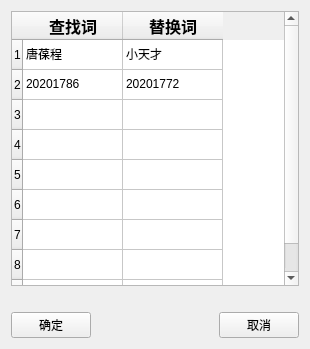
<?xml version="1.0" encoding="UTF-8"?>
<ui version="4.0">
 <class>keywordTableWindow</class>
 <widget class="QWidget" name="keywordTableWindow">
  <property name="geometry">
   <rect>
    <x>0</x>
    <y>0</y>
    <width>310</width>
    <height>349</height>
   </rect>
  </property>
  <property name="maximumSize">
   <size>
    <width>340</width>
    <height>450</height>
   </size>
  </property>
  <property name="windowTitle">
   <string>Form</string>
  </property>
  <property name="windowIcon">
   <iconset>
    <normaloff>../resource/picture/keyword.png</normaloff>../resource/picture/keyword.png</iconset>
  </property>
  <layout class="QVBoxLayout" name="verticalLayout_2">
   <item>
    <layout class="QVBoxLayout" name="verticalLayout">
     <item>
      <widget class="QTableWidget" name="tableWidget">
       <row>
        <property name="text">
         <string>1</string>
        </property>
       </row>
       <row>
        <property name="text">
         <string>2</string>
        </property>
       </row>
       <row>
        <property name="text">
         <string>3</string>
        </property>
       </row>
       <row>
        <property name="text">
         <string>4</string>
        </property>
       </row>
       <row>
        <property name="text">
         <string>5</string>
        </property>
       </row>
       <row>
        <property name="text">
         <string>6</string>
        </property>
       </row>
       <row>
        <property name="text">
         <string>7</string>
        </property>
       </row>
       <row>
        <property name="text">
         <string>8</string>
        </property>
       </row>
       <row>
        <property name="text">
         <string>9</string>
        </property>
       </row>
       <column>
        <property name="text">
         <string>查找词</string>
        </property>
        <property name="font">
         <font>
          <family>Arial</family>
          <pointsize>12</pointsize>
          <weight>75</weight>
          <bold>true</bold>
         </font>
        </property>
        <property name="background">
         <color alpha="148">
          <red>255</red>
          <green>80</green>
          <blue>222</blue>
         </color>
        </property>
       </column>
       <column>
        <property name="text">
         <string>替换词</string>
        </property>
        <property name="font">
         <font>
          <family>Arial</family>
          <pointsize>12</pointsize>
          <weight>75</weight>
          <bold>true</bold>
         </font>
        </property>
        <property name="background">
         <color alpha="170">
          <red>55</red>
          <green>255</green>
          <blue>255</blue>
         </color>
        </property>
       </column>
       <item row="0" column="0">
        <property name="text">
         <string>唐葆程</string>
        </property>
       </item>
       <item row="0" column="1">
        <property name="text">
         <string>小天才</string>
        </property>
       </item>
       <item row="1" column="0">
        <property name="text">
         <string>20201786</string>
        </property>
       </item>
       <item row="1" column="1">
        <property name="text">
         <string>20201772</string>
        </property>
       </item>
      </widget>
     </item>
     <item>
      <spacer name="horizontalSpacer_2">
       <property name="orientation">
        <enum>Qt::Horizontal</enum>
       </property>
       <property name="sizeHint" stdset="0">
        <size>
         <width>40</width>
         <height>20</height>
        </size>
       </property>
      </spacer>
     </item>
     <item>
      <layout class="QHBoxLayout" name="horizontalLayout">
       <item>
        <widget class="QPushButton" name="confirmButton">
         <property name="cursor">
          <cursorShape>PointingHandCursor</cursorShape>
         </property>
         <property name="text">
          <string>确定</string>
         </property>
        </widget>
       </item>
       <item>
        <spacer name="horizontalSpacer">
         <property name="orientation">
          <enum>Qt::Horizontal</enum>
         </property>
         <property name="sizeHint" stdset="0">
          <size>
           <width>40</width>
           <height>20</height>
          </size>
         </property>
        </spacer>
       </item>
       <item>
        <widget class="QPushButton" name="cancleButton">
         <property name="cursor">
          <cursorShape>PointingHandCursor</cursorShape>
         </property>
         <property name="text">
          <string>取消</string>
         </property>
        </widget>
       </item>
      </layout>
     </item>
    </layout>
   </item>
  </layout>
 </widget>
 <resources/>
 <connections>
  <connection>
   <sender>cancleButton</sender>
   <signal>clicked()</signal>
   <receiver>keywordTableWindow</receiver>
   <slot>close()</slot>
   <hints>
    <hint type="sourcelabel">
     <x>256</x>
     <y>323</y>
    </hint>
    <hint type="destinationlabel">
     <x>154</x>
     <y>174</y>
    </hint>
   </hints>
  </connection>
 </connections>
</ui>
